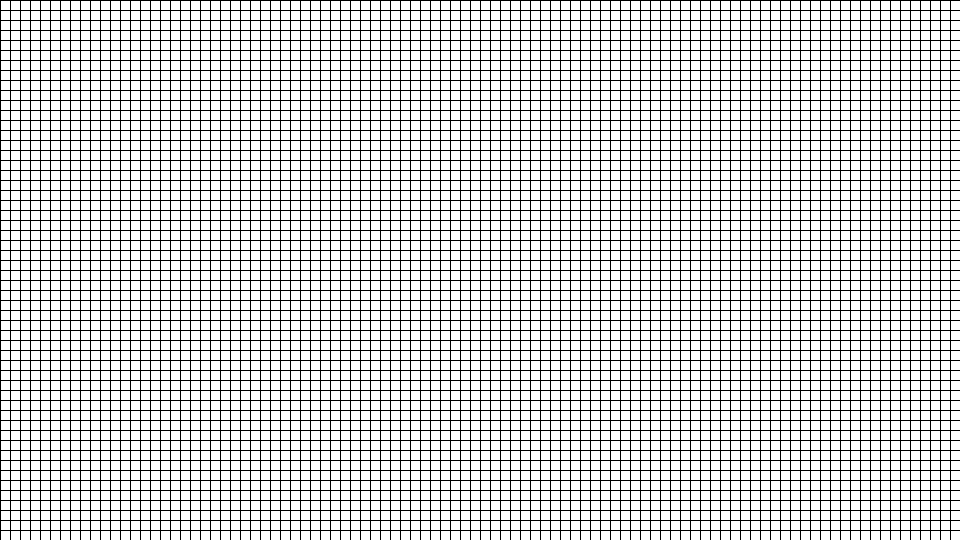
Frame 1 (no input)
Frame 60 (the mouse pressed at the canvas centre just before this capture): identical to frame 1, image omitted
Frame 120 (the mouse held since frame 60 and released just before this capture): identical to frame 1, image omitted

The Processing sketch that drew this single still picture (run headless with seeded random() and noise(); from frame 60 on, the mouse is pressed at the canvas centre):

// Processing sketch: Patratele
// ── Patratele.pde
int x=0;
int y=0;

void setup() {

  size(1920/2, 1080/2);
  background(255);
}

void draw() {

  while (x<width) {
    line(x, 0, x, height);
    x=x+10;
  }
  while (y<height) {
    line(0,y,width,y);
    y=y+10;
  }
}
